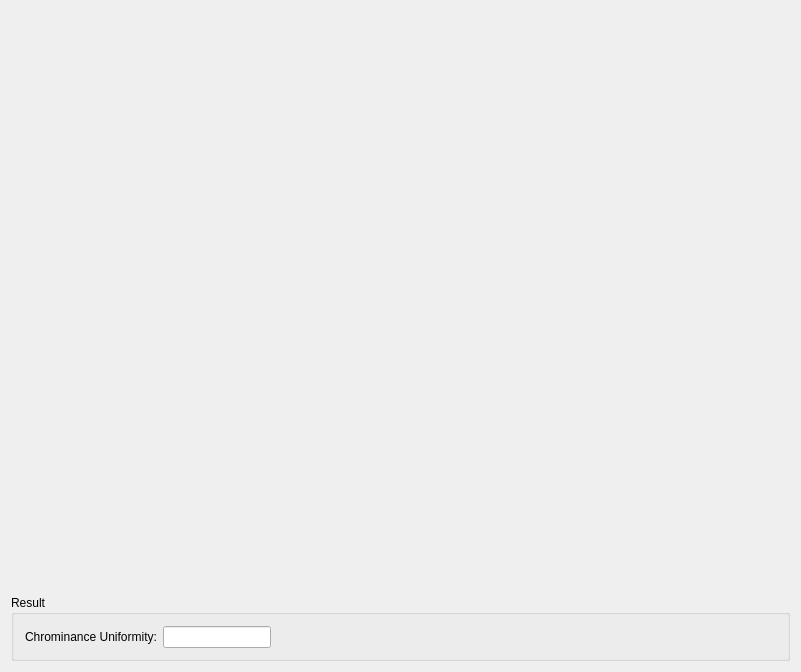
<?xml version="1.0" encoding="UTF-8"?>
<ui version="4.0">
 <class>ChromacityDialogClass</class>
 <widget class="QDialog" name="ChromacityDialogClass">
  <property name="geometry">
   <rect>
    <x>0</x>
    <y>0</y>
    <width>801</width>
    <height>672</height>
   </rect>
  </property>
  <property name="windowTitle">
   <string>ChromacityDialog</string>
  </property>
  <layout class="QVBoxLayout" name="verticalLayout" stretch="1,0">
   <property name="spacing">
    <number>20</number>
   </property>
   <item>
    <widget class="ColorBarViewer" name="viewer" native="true"/>
   </item>
   <item>
    <widget class="QGroupBox" name="groupBox">
     <property name="title">
      <string>Result</string>
     </property>
     <layout class="QHBoxLayout" name="horizontalLayout" stretch="0,0,1">
      <property name="bottomMargin">
       <number>10</number>
      </property>
      <item>
       <widget class="QLabel" name="label">
        <property name="text">
         <string>Chrominance Uniformity:</string>
        </property>
       </widget>
      </item>
      <item>
       <widget class="QLineEdit" name="lineEdit_value"/>
      </item>
      <item>
       <spacer name="horizontalSpacer">
        <property name="orientation">
         <enum>Qt::Horizontal</enum>
        </property>
        <property name="sizeHint" stdset="0">
         <size>
          <width>236</width>
          <height>20</height>
         </size>
        </property>
       </spacer>
      </item>
     </layout>
    </widget>
   </item>
  </layout>
 </widget>
 <layoutdefault spacing="6" margin="11"/>
 <customwidgets>
  <customwidget>
   <class>ColorBarViewer</class>
   <extends>QWidget</extends>
   <header location="global">CameraViewer\ColorBarViewer.h</header>
   <container>1</container>
  </customwidget>
 </customwidgets>
 <resources/>
 <connections/>
</ui>
